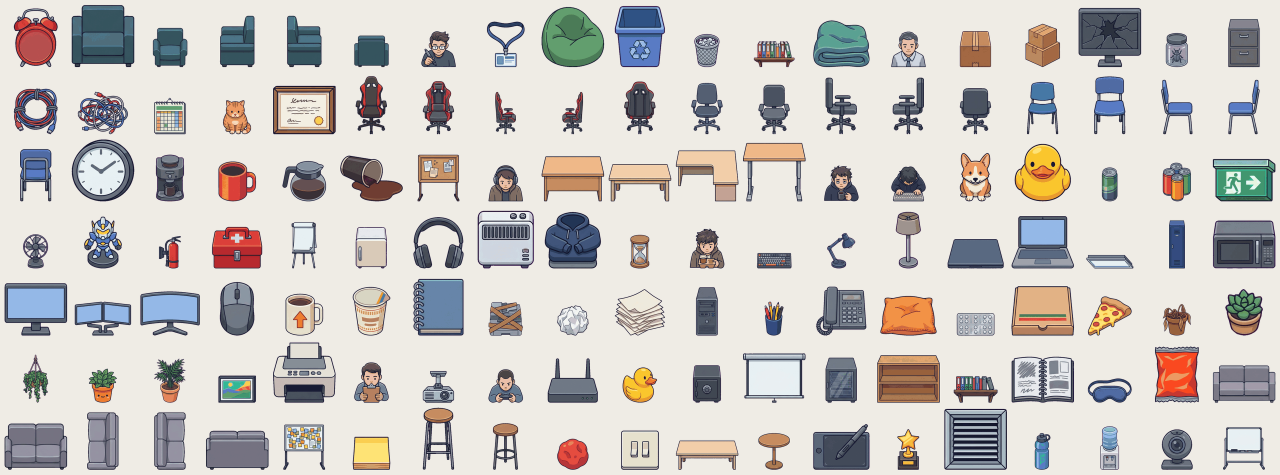
#> input picture cripcoin/assets-fonte/objetos.png, 3840 x 1423 px (shown at 1/3 size)
$ python objetos_indice.py
#> lines starting #> are read from the running program, lines starting #| are printed output that depends on the picture; after the words box and inside, x2 and y2 are one past the last pixel; in counts of white or black regions, pixels touching at a corner belong together
# Detecta as peças da folha de objetos (fundo bege liso) e gera uma folha numerada para conferência. Uso: python3 cripcoin/tools/objetos_indice.py
import numpy as np, json, os
from scipy import ndimage as ndi
from PIL import Image, ImageDraw
R = os.path.abspath(os.path.join(os.path.dirname(__file__), '..'))
im = Image.open(os.path.join(R, 'assets-fonte', 'objetos.png')).convert('RGB'); a = np.array(im).astype(int)
#> further down, im is the input picture: PIL image 3840x1423 RGB; mean R, G, B 204.8, 200.7, 196.4
bg = (np.abs(a - np.array([239, 236, 229])).max(2) <= 7); fg = ~bg
#> after `bg = np.abs(a - np.array([239, 236, 229])).max(2) <= 7`:
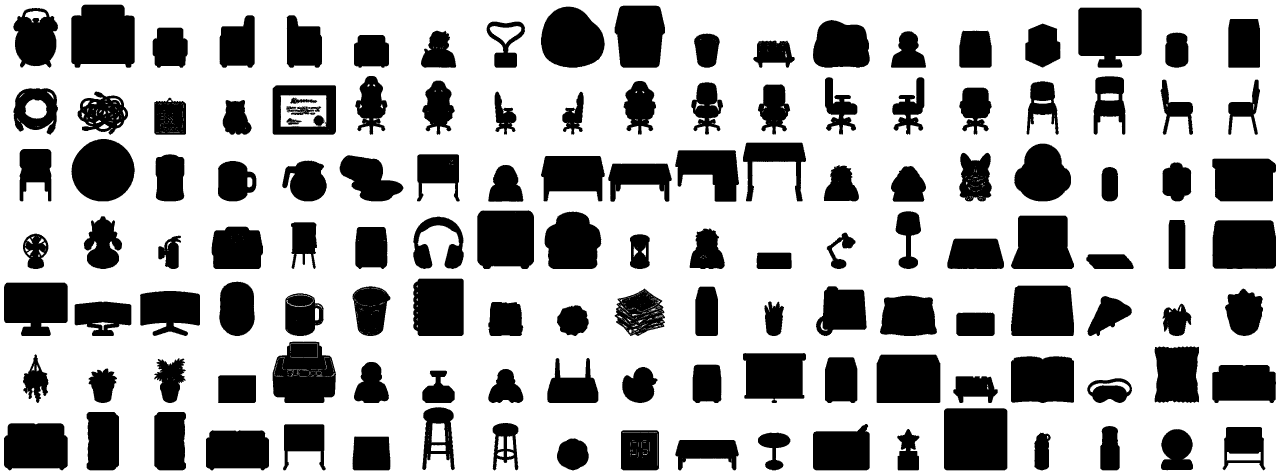
#> bg: shape (1423, 3840) bool (shown at 1/3 size); 69.1% white; 168 black regions (30 under 20 px), largest, box (x1, y1, x2, y2) and area: (2832, 1225, 3022, 1411) 35248, (214, 14, 404, 203) 32081, (3235, 23, 3425, 203) 29556
fg = ndi.binary_opening(fg, iterations=1)
#> fg: shape (1423, 3840) bool; 30.9% white; 140 white regions, largest, box (x1, y1, x2, y2) and area: (2832, 1225, 3022, 1411) 35246, (214, 14, 404, 203) 32076, (3235, 23, 3425, 203) 29551
lab, n = ndi.label(ndi.binary_closing(fg, iterations=3), structure=np.ones((3, 3)))
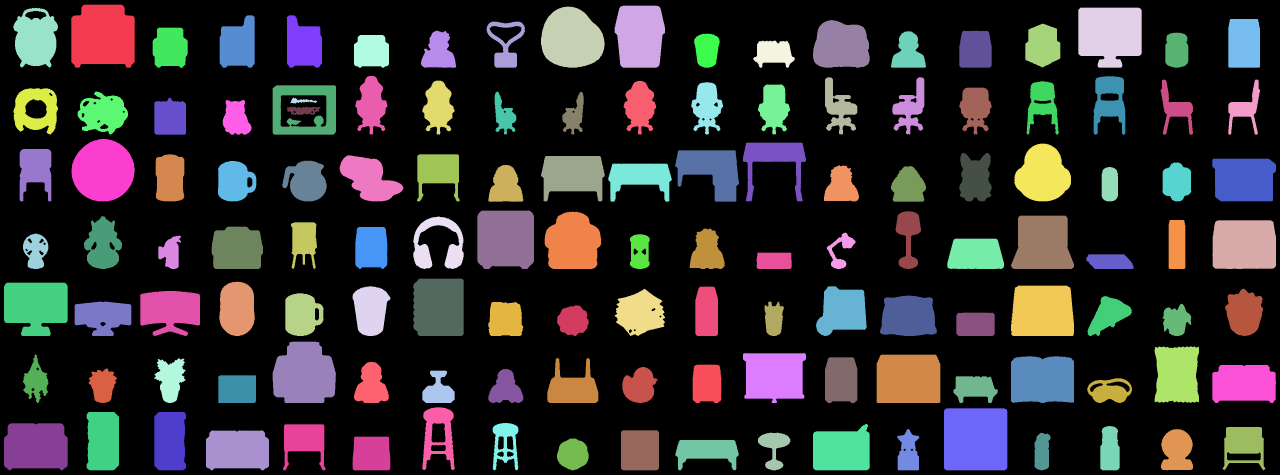
#> lab: shape (1423, 3840) int32 (shown at 1/3 size); 136 distinct labels, from 0 to 135; one colour per label, 0 black
#> n = 135
itens = []
for sl in ndi.find_objects(lab):
    h = sl[0].stop - sl[0].start; w = sl[1].stop - sl[1].start
    if h * w < 900: continue
    itens.append((sl[1].start, sl[0].start, w, h))
#> this loop made 135 passes
#> (h, w) on passes 1 to 12: (189, 190), (186, 151), (183, 191), (180, 190), (179, 134), (157, 105), (157, 106), (146, 95), (143, 170), (138, 115), (132, 105), (120, 105)
#> after the loop, itens = 135 items, first 6: (214, 14, 190, 189), (1844, 17, 151, 186), (1623, 20, 191, 183), (3235, 23, 190, 180), (40, 24, 134, 179), (659, 46, 105, 157)
itens.sort(key=lambda t: (round((t[1] + t[3] / 2) / 215), t[0]))
json.dump(itens, open('/tmp/objetos_caixas.json', 'w'))
print(len(itens))
#| 135
W = 1800; x = y = 6; lin = 0; sheet = Image.new('RGB', (W, 2600), (60, 60, 90)); d = ImageDraw.Draw(sheet)
#> after `sheet = Image.new('RGB', (W, 2600), (60, 60, 90))`:
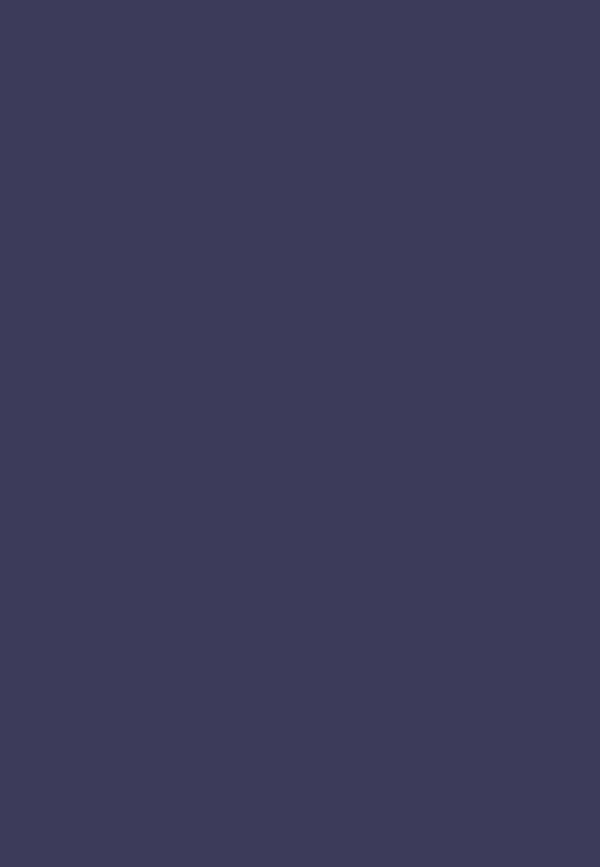
#> sheet: PIL image 1800x2600 RGB (shown at 1/3 size); mean R, G, B 60, 60, 90
for k, (bx, by, w, h) in enumerate(itens):
    t = im.crop((bx, by, bx + w, by + h)); s = min(1.0, 90 / max(w, h)); t = t.resize((max(1, int(w * s)), max(1, int(h * s))), Image.LANCZOS)
    if x + 100 > W: x = 6; y += lin + 18; lin = 0
    sheet.paste(t, (x, y + 12)); d.text((x, y), str(k), fill=(255, 255, 0)); x += 100; lin = max(lin, t.height + 12)
#> this loop made 135 passes
#> (bx, by, w, h, s, x, y, lin) on passes 18, 35, 52: (2677, 232, 96, 172, 0.523, 106, 126, 102), (860, 319, 102, 26, 0.882, 106, 246, 34), (635, 680, 154, 127, 0.584, 106, 366, 86)
#> (s, x, y, lin) on passes 69, 86, 103, 120: (0.612, 6, 486, 0), (0.857, 6, 606, 0), (0.928, 6, 726, 0), (0.476, 6, 846, 0)
#> pass 1, `t = t.resize((max(1, int(w * s)), max(1, int(h * s))), Image.LANCZOS)`:
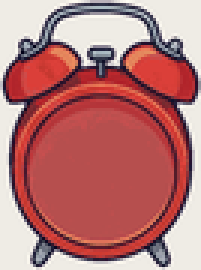
#> t: PIL image 67x90 RGB (shown 3 times larger); mean R, G, B 183.8, 118, 117.7
#> after the loop:
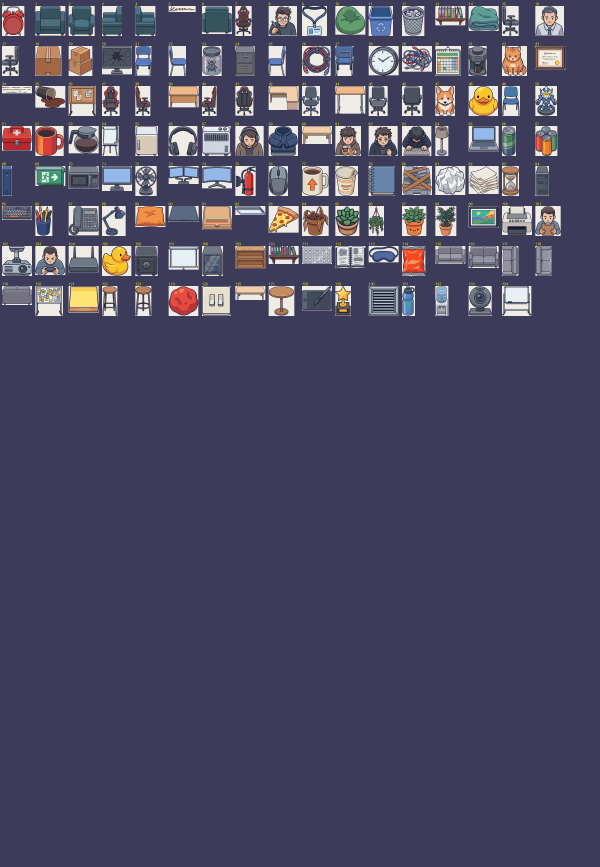
#> sheet: PIL image 1800x2600 RGB (shown at 1/3 size); mean R, G, B 76.9, 75.6, 99.9
#> after the loop:
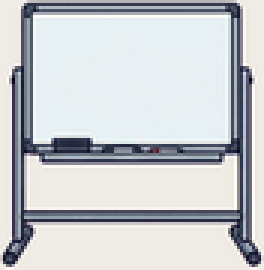
#> t: PIL image 88x90 RGB (shown 3 times larger); mean R, G, B 200.1, 203.1, 205.8
#> after the loop, lin = 102; x = 1606; y = 846
sheet.crop((0, 0, W, y + lin + 20)).save('/tmp/objetos_indice.png'); print(y + lin)
#> after `sheet.crop((0, 0, W, y + lin + 20)).save('/tmp/objetos_indice.png')`:
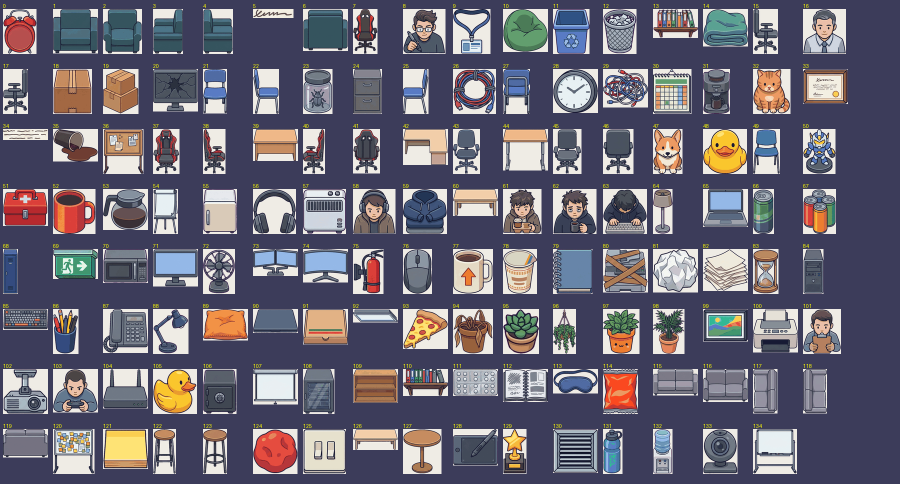
#> saved as objetos_indice.png: PIL image 1800x968 RGB (shown at 1/2 size); mean R, G, B 105.3, 101.9, 116.6
#| 948
